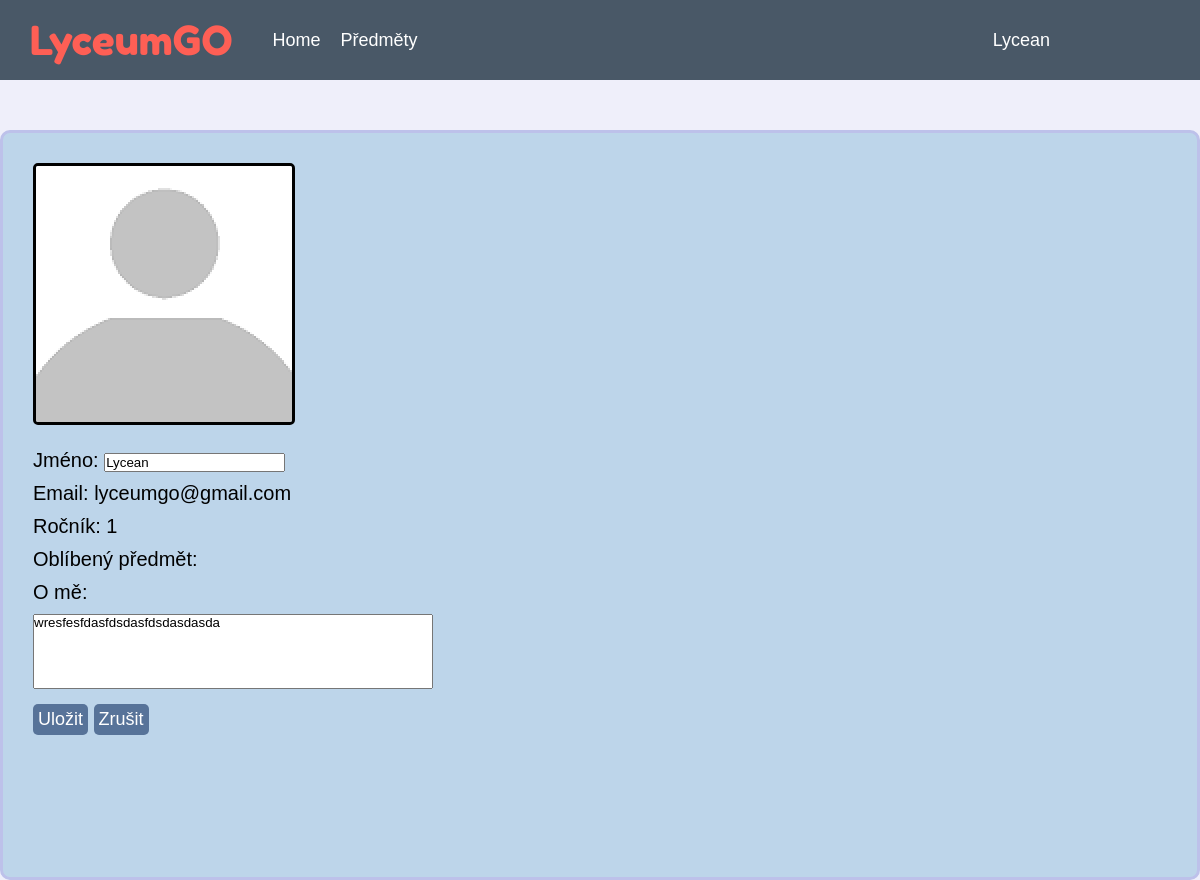
The page /editprofile (signed in) on the database its author committed.
### website/models.py (models this page shows)
class User (db.Model,UserMixin):
    id=db.Column(db.Integer, primary_key=True)
    name = db.Column(db.String(20), unique=True)
    email = db.Column(db.String(50), unique=True)
    password = db.Column(db.String(1000))
    notes = db.relationship("Notes")
    grate = db.Column(db.Integer)
    achievements = db.Column(db.String(200))
    classroom = db.Column(db.String(50))
    beginning = db.Column(db.Integer)
    math = db.relationship("Math")
    physic = db.relationship("Physic")
    informatics = db.relationship("Informatics")
    programming = db.relationship("Programming")

class Notes(db.Model):
    id = db.Column(db.Integer, primary_key=True)
    data = db.Column(db.String(500))
    user_id = db.Column(db.Integer, db.ForeignKey('user.id'))

### website/views.py (the view, shortened to what this page needs)
@views.route("/editprofile",methods=["GET","POST"])
def editprofile():
    if current_user.is_authenticated:
        usernote=Notes.query.filter_by(id=current_user.id).first()
        subjects=getSubjects()
        return render_template("editprofile.html",user=current_user,note=usernote,subjects=subjects)
    else:
        return redirect(url_for("auth.login"))

### website/views.py (called while the page is built)
def getSubjects():
    return {"Matika":Math.query.filter_by(user_id=current_user.id).first(),"Fyzika":Physic.query.filter_by(user_id=current_user.id).first(),"Informatika":Informatics.query.filter_by(user_id=current_user.id).first(),"Programování":Programming.query.filter_by(user_id=current_user.id).first(),}

### website/templates/editprofile.html (shortened to what this page needs)
{%extends "baselog.html"%}
{%block head%}
<link rel= "stylesheet" type= "text/css" href="{{url_for('static', filename='/stylesheets/profile.css')}}">
{%endblock%}
{%block content%}
<div id="Info">
    {%if user%}
        <img src="{{url_for('static',filename='images/Incognito.png')}}" class="UserImg">
        <form action="" method="post">
            <div id="info">
                <div class="information">Jméno: <input type="text" placeholder={{user.name}} class="Inputs" name="name"></div>
                <div class="information">Email: {{user.email}}</div>
                <div class="information">Ročník: {{user.grate}}</div>
                <div class="information">Oblíbený předmět:</div>
                <div class="information">O mě:<br>
                    <textarea name="note" class="Inputs" id="EProfileAboutMe">{%if note%}{{note.data}}{%endif%}</textarea>
                </div>
                <input type="submit" class="BasicButton" name="submit_button" value="Uložit">
                <input type="submit" class="BasicButton" name="submit_button" value="Zrušit">
            </div>
        </form>
    {%endif%}
</div>
{% endblock %}

### website/templates/baselog.html (shortened to what this page needs)
<!DOCTYPE html>
<html>
<head>
    <link rel= "stylesheet" type= "text/css" href="{{url_for('static', filename='/stylesheets/universal.css')}}">
    <link rel= "stylesheet" type= "text/css" href="{{url_for('static', filename='/stylesheets/style.css')}}">
    {%block head%}
    {%endblock%}
</head>
<body>
    <nav class="Nav">
        <p class="Name">LyceumGO</p>
        <div class="Buttons">
            <a href="home" class="link">Home</a>
            <a href="subjects" class="link">Předměty</a>
            <div class="dropdown">
                <button>{{user.name}}</button>
            </div>
        </div>
    </nav>
    {%block content%}
    {%endblock%}
</body>
</html>

### website/static/stylesheets/universal.css (style rules this page uses)
* { margin: 0; padding: 0; box-sizing: border-box; }
html { height:100%; }
body { height:100%; background-color: rgb(239, 239, 250); font-family: arial; }

### website/static/stylesheets/style.css (style rules this page uses)
.Name { color:rgb(254, 95, 85); position:relative; font-size:40px; font-family:fredokaone; margin:0px 20px; padding:10px }
.Nav { background-color: rgb(73, 88, 103); width:100%; display:flex; align-items:center; height:80px }
.Buttons { width:100%; position:relative; display:flex }
.link { margin:0px 10px; }
.dropdown { position: absolute; right:150px; }
.Buttons button,a { background: none; text-decoration: none; border: none; color: white; font-size: 18px; cursor:pointer }
.BasicButton { margin:10px 0px; background-color: rgb(87, 115, 153); padding:5px; border: 3px; border-radius: 5px; display:inline-block; clear:both; cursor:pointer; color:white; font-size: 18px; }

### website/static/stylesheets/profile.css (style rules this page uses)
#Info { margin:auto; margin-top:50px; background-color: rgb(189, 213, 234); padding:30px; width:1200px; height:750px; align-content:flex-start; border: solid rgb(189, 193, 234); border-radius: 10px; }
.UserImg { border:3px solid; border-radius:5px; }
#info { margin-top:20px; margin-bottom:10px; font-size:20px; font-family:"Arial"; }
#EProfileAboutMe { max-width:400px; min-width:400px; max-height: 75px; min-height: 75px; font-family: Arial; margin-top:10px; }
textarea { resize: none; }
.information { margin-top:10px; }
::placeholder { color: black; }

### rows shown on the page
User: name "Lycean", email "lyceumgo@gmail.com", grate "1"
Notes: note "wresfesfdasfdsdasfdsdasdasda"
